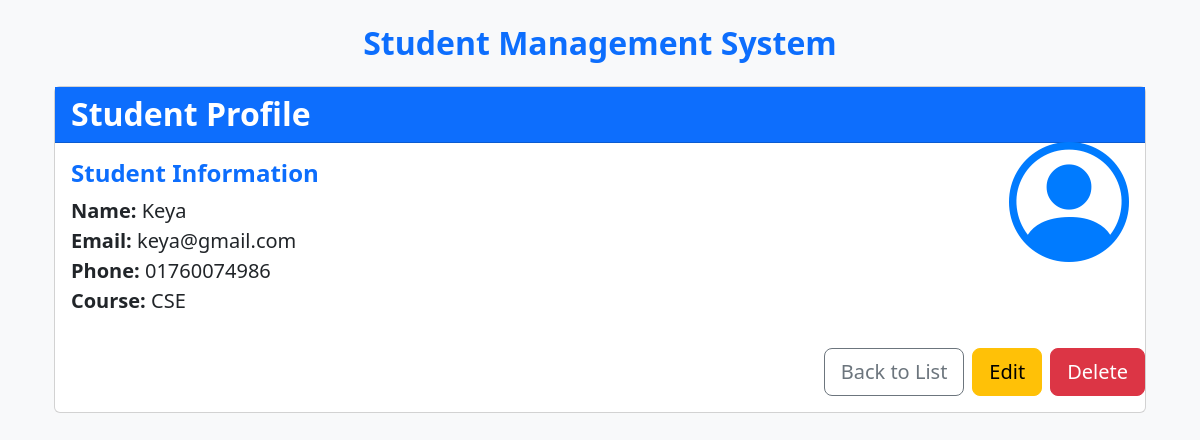
The page /detail/2/ on the database its author committed.
### mainApp/models.py (models this page shows, shortened)
class Student(models.Model):
    name = models.CharField(max_length=100)
    email = models.EmailField(unique=True)
    phone = models.CharField(max_length=15)
    course = models.CharField(max_length=100)

### mainApp/views.py (the view)
# urls.py: path('detail/<int:id>/', views.student_detail, name='student_detail'),
def student_detail(request, id):
    student = get_object_or_404(Student, id=id)
    return render(request, 'student_details.html', {'student': student})

### templates/student_details.html
{% extends 'base.html' %}
{% block content %}
<div class="container">
    <div class="card position-relative">
    <div class="position-absolute mt-2 top-0 end-0 p-3">
        <i class="bi bi-person-circle" style="font-size: 120px; color: #007bff;"></i>
    </div>
    <div class="card-header bg-primary text-white">
        <h2 class="mb-0 fw-bold">Student Profile</h2>
    </div>
    <div class="card-body">
        <h4 class="fw-bold text-primary">Student Information</h4>
        <ul class="list-unstyled fs-5">
            <li><strong>Name:</strong> {{ student.name }}</li>
            <li><strong>Email:</strong> {{ student.email }}</li>
            <li><strong>Phone:</strong> {{ student.phone }}</li>
            <li><strong>Course:</strong> {{ student.course }}</li>
        </ul>
    </div>
    <div class="d-flex justify-content-end gap-2 mb-3">
        <a href="{% url 'student_list' %}" class="btn btn-outline-secondary btn-lg">Back to List</a>
        <a href="{% url 'student_update' student.id %}" class="btn btn-warning btn-lg">Edit</a>
        <a href="{% url 'student_delete' student.id %}" class="btn btn-danger btn-lg"
           onclick="return confirm('Are you sure you want to delete this student?')">Delete</a>
    </div>
</div>
</div>
{% endblock %}

### rows shown on the page
Student: name "Keya", email "keya@gmail.com", phone "01760074986", course "CSE"
